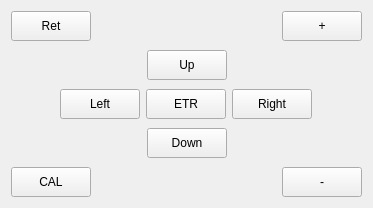
<?xml version="1.0" encoding="UTF-8"?>
<ui version="4.0">
 <class>CLcdControlWgt</class>
 <widget class="QWidget" name="CLcdControlWgt">
  <property name="geometry">
   <rect>
    <x>0</x>
    <y>0</y>
    <width>373</width>
    <height>208</height>
   </rect>
  </property>
  <property name="windowTitle">
   <string>CLcdControlWgt</string>
  </property>
  <layout class="QHBoxLayout" name="horizontalLayout_7">
   <item>
    <layout class="QVBoxLayout" name="verticalLayout_2">
     <item>
      <layout class="QHBoxLayout" name="horizontalLayout">
       <item>
        <widget class="QPushButton" name="pushButton">
         <property name="minimumSize">
          <size>
           <width>0</width>
           <height>30</height>
          </size>
         </property>
         <property name="text">
          <string>Ret</string>
         </property>
        </widget>
       </item>
       <item>
        <spacer name="horizontalSpacer">
         <property name="orientation">
          <enum>Qt::Horizontal</enum>
         </property>
         <property name="sizeHint" stdset="0">
          <size>
           <width>40</width>
           <height>20</height>
          </size>
         </property>
        </spacer>
       </item>
       <item>
        <widget class="QPushButton" name="pushButton_2">
         <property name="minimumSize">
          <size>
           <width>0</width>
           <height>30</height>
          </size>
         </property>
         <property name="text">
          <string>+</string>
         </property>
        </widget>
       </item>
      </layout>
     </item>
     <item>
      <layout class="QHBoxLayout" name="horizontalLayout_6">
       <item>
        <spacer name="verticalSpacer">
         <property name="orientation">
          <enum>Qt::Vertical</enum>
         </property>
         <property name="sizeHint" stdset="0">
          <size>
           <width>20</width>
           <height>40</height>
          </size>
         </property>
        </spacer>
       </item>
       <item>
        <layout class="QVBoxLayout" name="verticalLayout">
         <item>
          <layout class="QHBoxLayout" name="horizontalLayout_2">
           <item>
            <spacer name="horizontalSpacer_5">
             <property name="orientation">
              <enum>Qt::Horizontal</enum>
             </property>
             <property name="sizeHint" stdset="0">
              <size>
               <width>40</width>
               <height>20</height>
              </size>
             </property>
            </spacer>
           </item>
           <item>
            <widget class="QPushButton" name="pushButton_5">
             <property name="minimumSize">
              <size>
               <width>0</width>
               <height>30</height>
              </size>
             </property>
             <property name="text">
              <string>Up</string>
             </property>
            </widget>
           </item>
           <item>
            <spacer name="horizontalSpacer_6">
             <property name="orientation">
              <enum>Qt::Horizontal</enum>
             </property>
             <property name="sizeHint" stdset="0">
              <size>
               <width>40</width>
               <height>20</height>
              </size>
             </property>
            </spacer>
           </item>
          </layout>
         </item>
         <item>
          <layout class="QHBoxLayout" name="horizontalLayout_3">
           <item>
            <spacer name="horizontalSpacer_7">
             <property name="orientation">
              <enum>Qt::Horizontal</enum>
             </property>
             <property name="sizeHint" stdset="0">
              <size>
               <width>40</width>
               <height>20</height>
              </size>
             </property>
            </spacer>
           </item>
           <item>
            <widget class="QPushButton" name="pushButton_6">
             <property name="minimumSize">
              <size>
               <width>0</width>
               <height>30</height>
              </size>
             </property>
             <property name="text">
              <string>Left</string>
             </property>
            </widget>
           </item>
           <item>
            <widget class="QPushButton" name="pushButton_7">
             <property name="minimumSize">
              <size>
               <width>0</width>
               <height>30</height>
              </size>
             </property>
             <property name="text">
              <string>ETR</string>
             </property>
            </widget>
           </item>
           <item>
            <widget class="QPushButton" name="pushButton_8">
             <property name="minimumSize">
              <size>
               <width>0</width>
               <height>30</height>
              </size>
             </property>
             <property name="text">
              <string>Right</string>
             </property>
            </widget>
           </item>
           <item>
            <spacer name="horizontalSpacer_8">
             <property name="orientation">
              <enum>Qt::Horizontal</enum>
             </property>
             <property name="sizeHint" stdset="0">
              <size>
               <width>40</width>
               <height>20</height>
              </size>
             </property>
            </spacer>
           </item>
          </layout>
         </item>
         <item>
          <layout class="QHBoxLayout" name="horizontalLayout_4">
           <item>
            <spacer name="horizontalSpacer_3">
             <property name="orientation">
              <enum>Qt::Horizontal</enum>
             </property>
             <property name="sizeHint" stdset="0">
              <size>
               <width>40</width>
               <height>20</height>
              </size>
             </property>
            </spacer>
           </item>
           <item>
            <widget class="QPushButton" name="pushButton_9">
             <property name="minimumSize">
              <size>
               <width>0</width>
               <height>30</height>
              </size>
             </property>
             <property name="text">
              <string>Down</string>
             </property>
            </widget>
           </item>
           <item>
            <spacer name="horizontalSpacer_4">
             <property name="orientation">
              <enum>Qt::Horizontal</enum>
             </property>
             <property name="sizeHint" stdset="0">
              <size>
               <width>40</width>
               <height>20</height>
              </size>
             </property>
            </spacer>
           </item>
          </layout>
         </item>
        </layout>
       </item>
       <item>
        <spacer name="verticalSpacer_2">
         <property name="orientation">
          <enum>Qt::Vertical</enum>
         </property>
         <property name="sizeHint" stdset="0">
          <size>
           <width>20</width>
           <height>40</height>
          </size>
         </property>
        </spacer>
       </item>
      </layout>
     </item>
     <item>
      <layout class="QHBoxLayout" name="horizontalLayout_5">
       <item>
        <widget class="QPushButton" name="pushButton_3">
         <property name="sizePolicy">
          <sizepolicy hsizetype="Minimum" vsizetype="Fixed">
           <horstretch>0</horstretch>
           <verstretch>0</verstretch>
          </sizepolicy>
         </property>
         <property name="minimumSize">
          <size>
           <width>0</width>
           <height>30</height>
          </size>
         </property>
         <property name="text">
          <string>CAL</string>
         </property>
        </widget>
       </item>
       <item>
        <spacer name="horizontalSpacer_2">
         <property name="orientation">
          <enum>Qt::Horizontal</enum>
         </property>
         <property name="sizeHint" stdset="0">
          <size>
           <width>40</width>
           <height>20</height>
          </size>
         </property>
        </spacer>
       </item>
       <item>
        <widget class="QPushButton" name="pushButton_4">
         <property name="minimumSize">
          <size>
           <width>0</width>
           <height>30</height>
          </size>
         </property>
         <property name="text">
          <string>-</string>
         </property>
        </widget>
       </item>
      </layout>
     </item>
    </layout>
   </item>
  </layout>
 </widget>
 <layoutdefault spacing="6" margin="11"/>
 <resources/>
 <connections/>
</ui>
